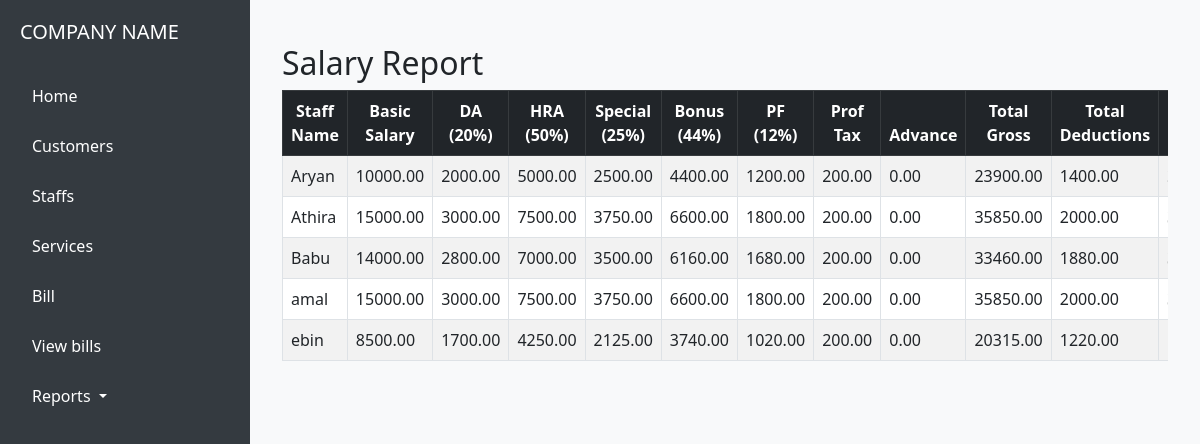
Screenshot of /salary-report/ with the database file from the repository.
### core/models.py (models this page shows, shortened)
class Staff(models.Model):
    name = models.CharField(max_length=100)
    phone = models.CharField(max_length=15, null=True, blank=True)
    email = models.EmailField(blank=True, null=True)
    position = models.CharField(max_length=100,null=True, blank=True)
    dob = models.DateField(default=timezone.now)
    address = models.TextField(default='N/A')
    gender = models.CharField(max_length=1, choices=GENDER_CHOICES, default='F')
    date = models.DateField(default=timezone.now)
    basic_salary = models.DecimalField(max_digits=10, decimal_places=2, default=0)

### core/views.py (the view)
# urls.py: path('salary-report/', views.salary_report, name='salary_report'),
def salary_report(request):
    staff_list = Staff.objects.all().order_by('name')
    staff_data = []
    for staff in staff_list:
        basic = Decimal(staff.basic_salary or 0)
        da = basic * Decimal('0.20')
        hra = basic * Decimal('0.50')
        special_allowance = basic * Decimal('0.25')
        bonus = basic * Decimal('0.44')
        pf = basic * Decimal('0.12')
        professional_tax = Decimal('200.00')
        salary_advance = Decimal('0.00')
        total_gross = basic + da + hra + special_allowance + bonus
        total_deductions = pf + professional_tax + salary_advance
        net_salary = total_gross - total_deductions
        staff_data.append({
            'name': staff.name,
            'basic_salary': basic,
            'da': da,
            'hra': hra,
            'special_allowance': special_allowance,
            'bonus': bonus,
            'pf': pf,
            'professional_tax': professional_tax,
            'salary_advance': salary_advance,
            'total_gross': total_gross,
            'total_deductions': total_deductions,
            'net_salary': net_salary,
        })
    return render(request, 'core/salary_report.html', {'staff_data': staff_data})

### core/templates/core/salary_report.html (shortened to what this page needs)
{% extends 'core/base.html' %}
{% block content %}
<div class="container mt-4">
    <h2>Salary Report</h2>
    <div class="table-responsive">
        <table class="table table-bordered table-striped table-hover align-middle">
            <thead class="table-dark text-center">
                <tr>
                    <th>Staff Name</th>
                    <th>Basic Salary</th>
                    <th>DA (20%)</th>
                    <th>HRA (50%)</th>
                    <th>Special (25%)</th>
                    <th>Bonus (44%)</th>
                    <th>PF (12%)</th>
                    <th>Prof Tax</th>
                    <th>Advance</th>
                    <th>Total Gross</th>
                    <th>Total Deductions</th>
                    <th>Net Salary</th>
                </tr>
            </thead>
            <tbody>
                {% for staff in staff_data %}
                <tr>
                    <td>{{ staff.name }}</td>
                    <td>{{ staff.basic_salary|floatformat:2 }}</td>
                    <td>{{ staff.da|floatformat:2 }}</td>
                    <td>{{ staff.hra|floatformat:2 }}</td>
                    <td>{{ staff.special_allowance|floatformat:2 }}</td>
                    <td>{{ staff.bonus|floatformat:2 }}</td>
                    <td>{{ staff.pf|floatformat:2 }}</td>
                    <td>{{ staff.professional_tax|floatformat:2 }}</td>
                    <td>{{ staff.salary_advance|floatformat:2 }}</td>
                    <td>{{ staff.total_gross|floatformat:2 }}</td>
                    <td>{{ staff.total_deductions|floatformat:2 }}</td>
                    <td class="fw-bold">{{ staff.net_salary|floatformat:2 }}</td>
                </tr>
                {% empty %}
                <tr>
                    <td colspan="12" class="text-center">No staff found.</td>
                </tr>
                {% endfor %}
            </tbody>
        </table>
    </div>
</div>
{% endblock %}

### core/templates/core/base.html (style rules this page uses)
body { margin: 0; font-family: 'Segoe UI', sans-serif; }

### rows the page displays
Staff: name "Aryan", basic_salary "10000.00"
Staff: name "Athira", basic_salary "15000.00"
Staff: name "Babu", basic_salary "14000.00"
Staff: name "amal", basic_salary "15000.00"
Staff: name "ebin", basic_salary "8500.00"

### other values shown
{{ staff.da|floatformat:2 }} "2000.00" "3000.00" "2800.00" "3000.00" "1700.00"
{{ staff.hra|floatformat:2 }} "5000.00" "7500.00" "7000.00" "7500.00" "4250.00"
{{ staff.special_allowance|floatformat:2 }} "2500.00" "3750.00" "3500.00" "3750.00" "2125.00"
{{ staff.bonus|floatformat:2 }} "4400.00" "6600.00" "6160.00" "6600.00" "3740.00"
{{ staff.pf|floatformat:2 }} "1200.00" "1800.00" "1680.00" "1800.00" "1020.00"
{{ staff.professional_tax|floatformat:2 }} "200.00" "200.00" "200.00" "200.00" "200.00"
{{ staff.salary_advance|floatformat:2 }} "0.00" "0.00" "0.00" "0.00" "0.00"
{{ staff.total_gross|floatformat:2 }} "23900.00" "35850.00" "33460.00" "35850.00" "20315.00"
{{ staff.total_deductions|floatformat:2 }} "1400.00" "2000.00" "1880.00" "2000.00" "1220.00"
